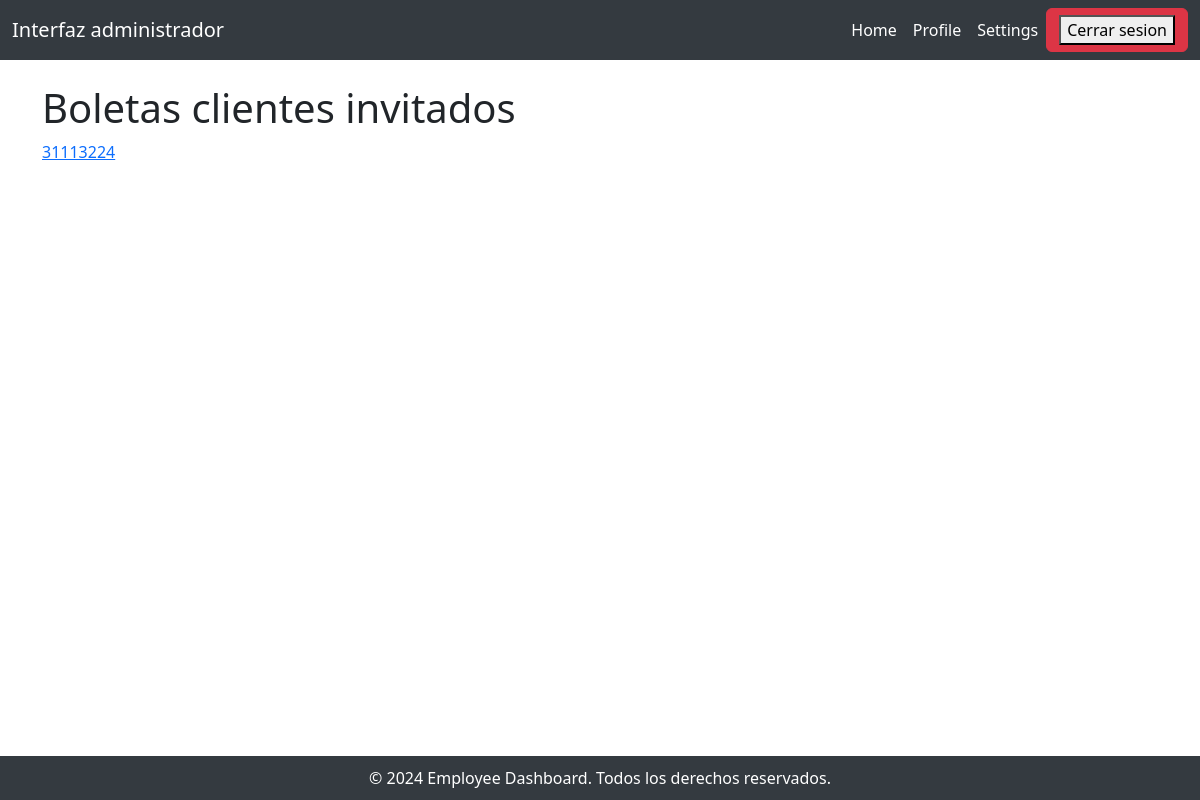
/boletas_invitados, run on an earlier commit of the app's database.
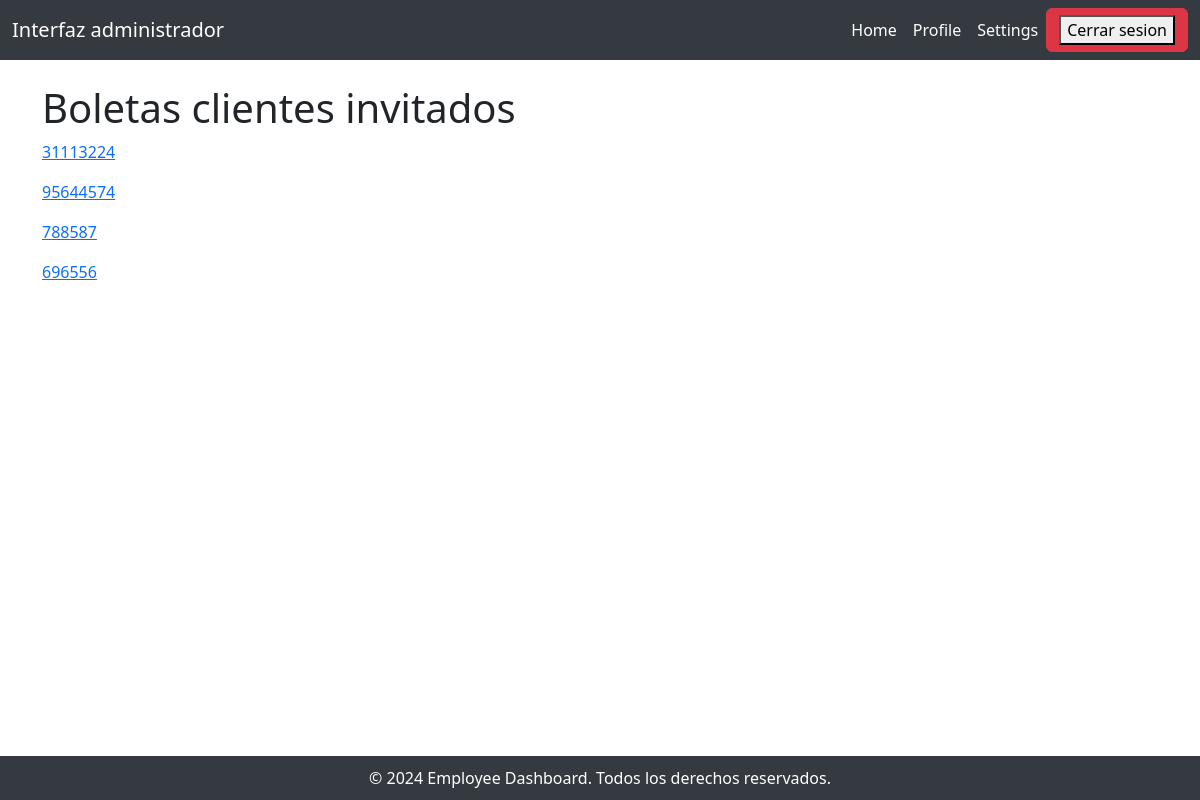
And on a later commit of the database.
### Ferremax/models.py (models this page shows, shortened)
class pedidoSinRegistrar(models.Model):
    idPedido = models.AutoField(primary_key=True)
    idOrden = models.IntegerField()
    idSesion = models.IntegerField()
    runCliente = models.CharField(max_length=10, blank=False, null=False)
    nombreCompleto = models.CharField(max_length=20, blank=False, null=False)
    direccionPedido = models.CharField(max_length=50, blank=False, null=False)
    correo = models.CharField(max_length=20, blank=False, null=False)
    fechaPedido = models.DateField(blank=False, null=False)
    totalPedido = models.IntegerField()
    estadoPedido = models.ForeignKey("estadoPedido", on_delete=models.CASCADE)
    estadoPago = models.ForeignKey("estadoPago", on_delete=models.CASCADE)

### Ferremax/views.py (the view)
# urls.py: path("boletas_invitados", boletas_invitados, name="boletas_invitados"),
def boletas_invitados(request):
    pedInvitados = pedidoSinRegistrar.objects.all()
    context = {
        "pedidos_invitados" : pedInvitados
    }
    return render(request, "core/boletas_invitados.html", context)

### Ferremax/templates/core/boletas_invitados.html (shortened to what this page needs)
<!doctype html>
<html lang="en">
  {%load static%}
<head>
  <link href="{% static '../static/css/Empleados.css' %}" rel="stylesheet" />
  <link href="https://cdn.jsdelivr.net/npm/bootstrap@5.3.2/dist/css/bootstrap.min.css" rel="stylesheet">
</head>
<body>
    <header>
        <nav class="navbar navbar-expand-lg">
            <div class="container-fluid">
                <a class="navbar-brand" href="#">Interfaz administrador</a>
                <div class="collapse navbar-collapse" id="navbarNav">
                    <ul class="navbar-nav ms-auto">
                        <li class="nav-item">
                            <a class="nav-link" href="#">Home</a>
                        </li>
                        <li class="nav-item">
                            <a class="nav-link" href="#">Profile</a>
                        </li>
                        <li class="nav-item">
                            <a class="nav-link" href="#">Settings</a>
                        </li>
                    </ul>
                    <a href="{% url 'logout_empleado' %}" class="btn btn-danger"><Button>Cerrar sesion</Button></a>
                </div>
            </div>
        </nav>
    </header>
    <main>
        <div class="container mt-4">
            <div class="row">
                <h1>Boletas clientes invitados</h1>
                {% for pedInvitados  in pedidos_invitados %}
                <a href="{% url 'detalle_invitado' pk=pedInvitados.idPedido %}"><p>{{pedInvitados.idOrden}}</p></a>
                {% endfor %}
            </div>
        </div>
    </main>
    <footer class="footer">
        &copy; 2024 Employee Dashboard. Todos los derechos reservados.
    </footer>
</body>
</html>

What changed in the data, as far as the page shows it:
added pedidoSinRegistrar: idOrden "95644574"
added pedidoSinRegistrar: idOrden "788587"
added pedidoSinRegistrar: idOrden "696556"
